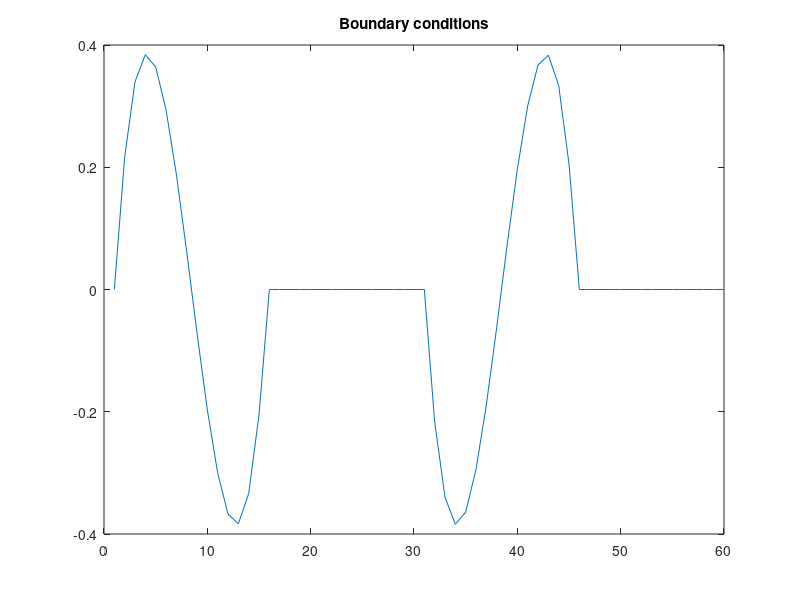

Here is the MATLAB script that generated this plot: (Note: this script raises an error after producing the figure.)
%% *COMPGV19: Tutorial 6*
%
% Marta Betcke and Kiko Rul·lan
% 

%%
% *Exercise 3*
% Minimise the surface given by the boundary conditions using Algorithm 7.1
close all;
%clear all;
tic;
%==============================
% Parameters
%==============================
maxIter = 1000;
tol = 1e-4;

%==============================
% Initialisation
%==============================
% Dimensions
q = 14 % dimension of interior square
n = q+2; % dimension of square with boundary
s = linspace(0,1-1/n,n-1);
% % Boundary 1
% leftBoundary   = sin(pi*s+pi);   % left boundary  
% rightBoundary  = sin(3*pi*s+pi); % right boundary 
% topBoundary    = sin(3*pi*s);    % top boundary   
% bottomBoundary = sin(pi*s);      % bottom boundary

% % Boundary 2
% leftBoundary   = 2*s;                  % left boundary  
% topBoundary    = exp(-6*s)+1;          % right boundary 
% rightBoundary  = 1+exp(6*s)/exp(6);    % top boundary    
% bottomBoundary = 2-2*s;                % bottom boundary

% Boundary 3
leftBoundary   = (2*(s-0.5)).^3 - 2*(s-0.5);    % left boundary  
topBoundary    = 0*s + (2*0.5)^3 - 1;  % right boundary 
rightBoundary  = (2*(-s+0.5)).^3 + 2*(s-0.5);    % top boundary    
bottomBoundary = 0*s + -(2*0.5)^3 + 1; % bottom boundary

bndFun = [leftBoundary topBoundary rightBoundary bottomBoundary];
figure(3), plot(bndFun); title('Boundary conditions')
% Indicies of the boundary nodes in counter clockwise order
bndInd = [1:q+2, (1:q)*(q+2) + ones(1,q)*(q+2), (q+1)*(q+2) + (q+2:-1:1), (q:-1:1)*(q+2) + ones(1,q)];
boundaryM = zeros(q+2,q+2);
boundaryM(bndInd(:)) = bndFun;
% Initialise surface to zero
x0 = 0.3*ones(q*q, 1);
%x0 = xBar;

%==============================
% Assign function handlers
%==============================
delta = 1e-3; % for computing numerical gradient
F.f = @(x) surfaceFunc_vector(x, boundaryM, q);
F.df = @(x) surfaceGrad(x, boundaryM, q, delta);
F.d2f = @(x) surfaceHess(x, boundaryM, q, delta);

%==============================
% Newton line search
%==============================
alpha0 = 1;
lsOpts_LS.c1 = 1e-4;
lsOpts_LS.c2 = 0.9;
lsFun = @(x_k, p_k, alpha0) lineSearch(F, x_k, p_k, alpha0, lsOpts_LS);
start_time = clock;
[xLS_NewtonCG, fLS_NewtonCG, nIterLS_NewtonCG, infoLS_NewtonCG] = descentLineSearch(F, 'newton-cg', lsFun, alpha0, x0, tol, maxIter);
end_time = clock;
% Measure computational time
disp(['Computational time for Newton-CG: ' num2str(etime(end_time, start_time))]);
disp(strcat('Num iter Newton-CG: ', num2str(nIterLS_NewtonCG)));

%==============================
% Interior Point - Barrier
%==============================
nCol = 7;
direction = 'x';
inequality = 'leq';
threshold = 0.1;
% Assign phi handler
phi.f = @(x) surfacePhi(x, q, nCol, direction, inequality, threshold)   + ...
             surfacePhi(x, q, nCol+1, direction, inequality, threshold) + ...
             surfacePhi(x, q, nCol-1, direction, inequality, threshold);
phi.df = @(x) surfaceGradPhi(x, q, nCol, direction, inequality, threshold) + ...
              surfaceGradPhi(x, q, nCol+1, direction, inequality, threshold) + ...
              surfaceGradPhi(x, q, nCol-1, direction, inequality, threshold);
phi.d2f = @(x) surfaceHessPhi(x, q, nCol, direction, inequality, threshold) + ...
               surfaceHessPhi(x, q, nCol+1, direction, inequality, threshold) + ...
               surfaceHessPhi(x, q, nCol-1, direction, inequality, threshold);

t = 1; %15;
mu = 10;
tol = 1e-5;
maxIter = 30;

[xBar, fBar, tBar, nIterBar, infoBar] = interiorPoint_Barrier(F, phi, x0, t, mu, tol, maxIter);

%==============================
% Interior Point - Primal Dual
%==============================
nCol = 7;
direction = 'x';
inequality = 'leq';
threshold = 0.1;
% Assign phi handler
ineqConstraint.f = @(x) surfaceIneq(x, q, nCol, direction, inequality, threshold);
ineqConstraint.df = @(x) surfaceGradIneq(x, q, nCol, direction, inequality, threshold);

mu = 10;
tol = 1e-5;
maxIter = 30;
% Initialization
lambda0 = ones(q-1, 1);
eqC = 'with-eq';
switch lower(eqC)
    case 'no-eq'
        % No equality constraint
        nu0 = zeros(0, 1);
        eqConstraint = [];
    case 'with-eq'    
        % With explicit equality constraint (fix the surface at one point) 
        index = q*6 + round(2*q/4);
        eqConstraint.A = zeros(1, q*q);
        eqConstraint.A(1, index) = 1;
        eqConstraint.b = 0.3;
        nu0 = zeros(1, 1);
end
% Backtracking options
optsBT.maxIter = 20;
optsBT.alpha = 0.1;
optsBT.beta = 0.5;

[xPD, fPD, tPD, nPD, infoPD] = interiorPoint_PrimalDual(F, ineqConstraint, eqConstraint, x0, lambda0, nu0, mu, tol, tol, maxIter, optsBT);

%==============================
% Plot residuals
%==============================
figure;
semilogy(infoPD.r_dual, 'LineWidth', 2);
hold on;
semilogy(infoPD.r_cent, 'LineWidth', 2);
%semilogy(infoPD.r_, 'LineWidth', 2);
title('Residuals');
legend('Dual residual', 'Centering residual');
grid on;

%==============================
% Plot gradient along x
%==============================
threshold = 0.1;
%load xBar;
% Newton minimisation
nCol = 7
xCol = xLS_NewtonCG(1 + (nCol-1)*q: q + (nCol-1)*q);
xGradN = (xCol(2:end) - xCol(1:end-1))*(q+1);
figure;
plot(xGradN, 'Color', 'b');
hold on;
plot(threshold + 0*xGradN, 'Color', 'r');
 
% Plot gradient for column
xCol = xBar(1 + (nCol-1)*q: q + (nCol-1)*q);
xGrad = (xCol(2:end) - xCol(1:end-1))*(q+1);
figure;
plot(xGrad, 'Color', 'b');
hold on;
% plot(xGradN, 'Color', 'g');
plot(threshold + 0*xGrad, 'Color', 'r');
title('Gradient - cubic boundary');
legend('Grad for IP', 'Grad for Newton', 'threshold');
% saveas(gcf, '../figs/Grad', 'png');
% saveas(gcf, '../figs/Grad.fig');


%==============================
% Visualize convergence
%==============================
X = 0:1/(q+1):1;
Y = 0:1/(q+1):1;

% Newton
figure
visualizeSurface(infoLS_NewtonCG, X, Y, boundaryM, 'final'); 
colorbar();
title('Newton - cubic boundary');
saveas(gcf, '../figs/SurfaceNewton', 'png');
saveas(gcf, '../figs/SurfaceNewton.fig');

% Barrier
visualizeSurface(infoBar, X, Y, boundaryM, 'final');
colorbar();
title('Interior Point - cubic boundary');
saveas(gcf, '../figs/SurfaceIP', 'png');
saveas(gcf, '../figs/SurfaceIP.fig');

% Primal Dual
figure;
visualizeSurface(infoPD, X, Y, boundaryM, 'final'); 
colorbar();
title('Primal dual - cubic boundary');


%%
%==============================
%  Subfunctions
%==============================
%%

%% descentLineSearch.m
% Wrapper function executing iteration with descent direction and line search method
%
% <include>descentLineSearch.m</include>
%%

%% surfaceFunc_vector.m
% Function to minimise the surface area. Input in Vector form
%
% <include>surfaceFunc_vector.m</include>

%% surfaceFunc_matrix.m
% Function to minimise the surface area. Input in matrix form
%
% <include>surfaceFunc_matrix.m</include>

%% surfaceGrad.m
% Gradient handler of the function to minimise the surface area
%
% <include>surfaceGrad.m</include>

%% surfaceHess.m
% Hessian handler of the function to minimise the surface area
%
% <include>surfaceHess.m</include>

%% visualizeSurface.m
% Convergence plot of iterates
%
% <include>visualizeSurface.m</include>


